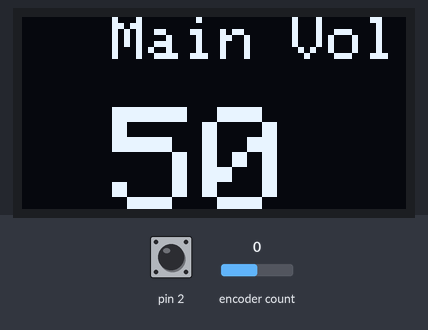
Recording of a sketch running on a simulated Arduino Uno, built with avr-gcc and run on an emulated ATmega328P. On the bench: 128×64 one-colour display. The test bench sets the inputs (shaded band); at power-on: encoder count 0, pin 2 HIGH. What the sketch prints to the serial monitor is not drawn.

Above: at 1.2 s.
1.3 s: encoder count set to 1
At 2.5 s:
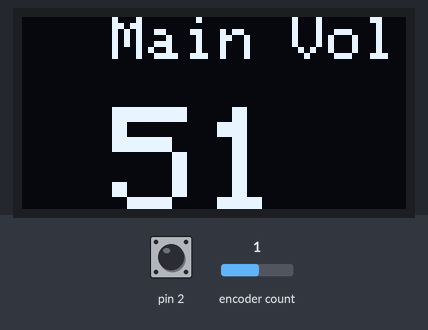
2.8 s: encoder count set to 2
At 3.7 s:
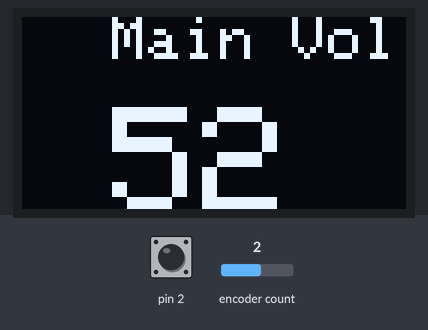
4.3 s: encoder count set to 3
At 4.9 s:
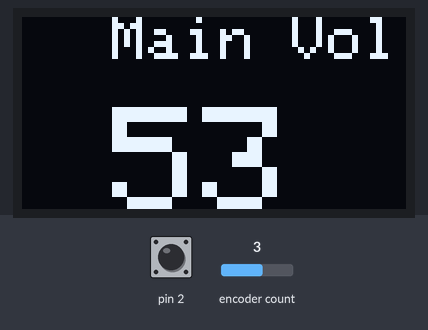
Timing chart, 0 to 7.3 s (numbered marks = the images above; inputs shaded):
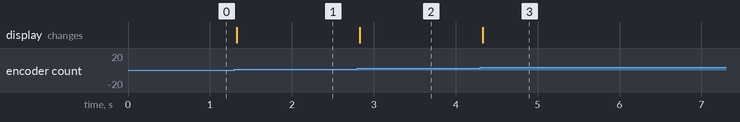

Measured:
- after the input at 1.3 s, the display: changes at once (image 1)
- after the input at 2.8 s, the display: changes at once (image 2)
- after the input at 4.3 s, the display: changes at once (image 3)

The sketch:

PyMixer.ino
```cpp
#include <Adafruit_SSD1306.h>
#include <EncButton.h>
#include <Arduino.h>

#define SCREEN_WIDTH 128
#define SCREEN_HEIGHT 64
#define OLED_RESET -1
#define SCREEN_ADDRESS 0x3C

#define FAST_STEP 10
#define STEP 1

Adafruit_SSD1306 display(SCREEN_WIDTH, SCREEN_HEIGHT, &Wire, OLED_RESET);
EncButton eb(4, 3, 2, INPUT, INPUT_PULLUP);

int volume[] = {50, 100, 100, 100, 100 };
int rotation;
int mode = 0;

char app_name[9];

void setup() {
  Serial.begin(115200);
  if (!display.begin(SSD1306_SWITCHCAPVCC, SCREEN_ADDRESS)) {
    Serial.println(F("SSD1306 allocation failed"));
    for (;;)
      ;
  }

  eb.setFastTimeout(60);
  eb.setBtnLevel(LOW);
  eb.setClickTimeout(500);

  display.clearDisplay();
  display.setTextColor(SSD1306_WHITE);
  display.setTextSize(2);
  display.setCursor(30, 0);
  display.print("Main Vol");
  display.setTextSize(5);
  display.setCursor(30, 30);
  display.print(volume[mode]);
  display.display();
}

void loop() {
  eb.tick();

  if (eb.left() || eb.right()) {
    rotation = eb.fast() ? FAST_STEP : STEP;
    volume[mode] += (eb.left() ? -rotation : rotation);

    if (volume[mode] < 0) {
      volume[mode] = 0;
    }

    if (volume[mode] > 100) {
      volume[mode] = 100;
    }
    sendData();
  }

  if (eb.turn()) {

    if (eb.rightH()) {
      mode++;
      if (mode > 4) {
        mode = 4;  // Limit mode to 4
      }
    }
    if (eb.leftH()) {
      mode--;
      if (mode < 0) {
        mode = 0;  // Limit mode to 0
      }
    }

    display.clearDisplay();
    display.setTextSize(2);
    display.setCursor(30, 0);

    switch (mode) {
      case 0:
        strcpy(app_name, "Main Vol");
        break;
      case 1:
        strcpy(app_name, "Chrome");
        break;
      case 2:
        strcpy(app_name, "AIMP");
        break;
      case 3:
        strcpy(app_name, "Social");
        break;
      case 4:
        strcpy(app_name, "APP");
        break;
    }

    display.print(app_name);
    display.setTextSize(5);
    display.setCursor(30, 30);

    if (volume[mode] < 10) {
      display.print("0");
    }
    display.print(volume[mode]);
    display.display();
  }
}

void sendData() {
  Serial.print(mode);
  Serial.print(',');
  Serial.print(volume[mode]);
  Serial.print('\n');
}
```
